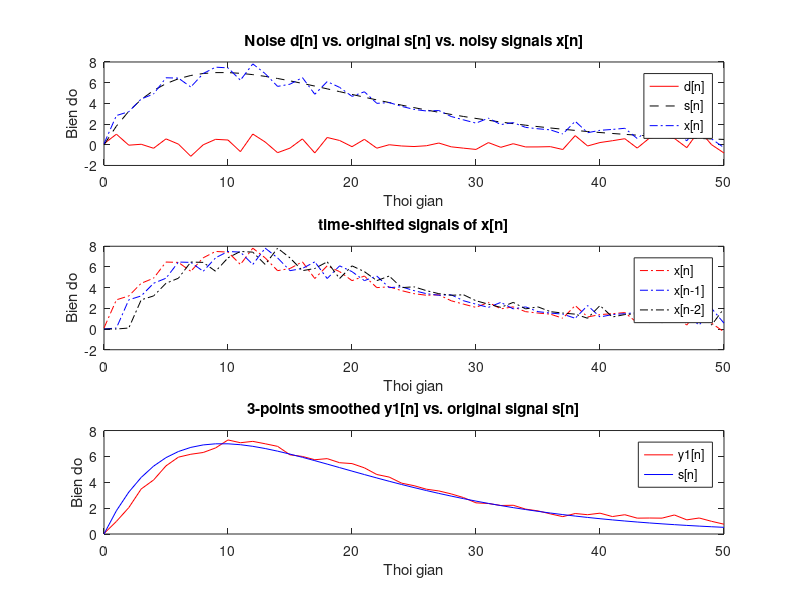
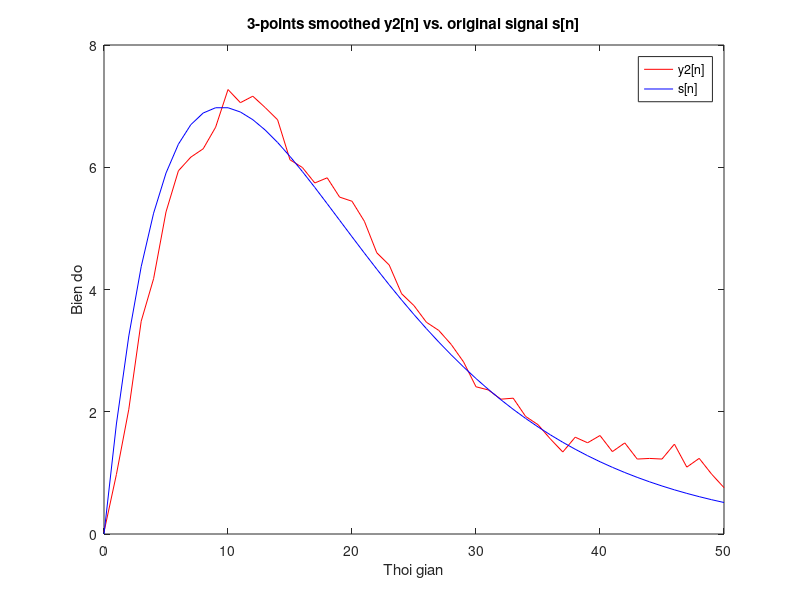
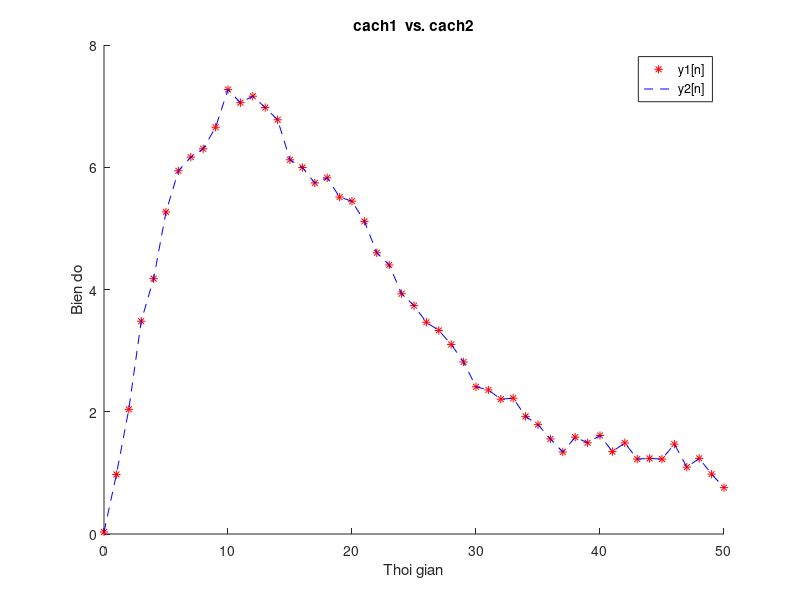
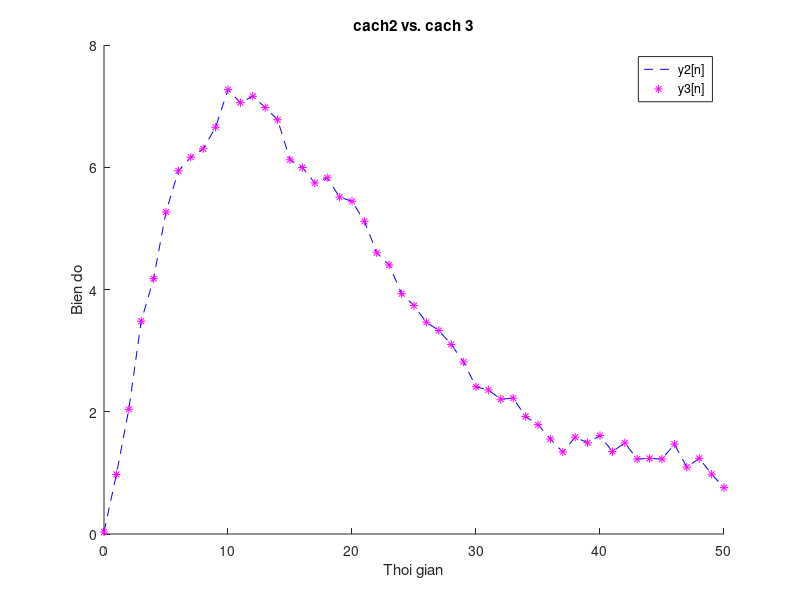

The MATLAB source for these figures, in order:
% chuong trinh lam tron 1 tin hieu de khu nhieu 
% dung bo loc lay trung binh cong 3 diem (3-points moving-averaging filter)

% co PTSP: y[n] = 1/3(x[n]+x[n-1]+x[n-2])

% sinh tin hieu bi lan voi nhieu cong (additive noise)
clear all;
clf;                            % clear figures
L = 51;                         % do dai tin hieu
n = 0:L-1;                      % bien thoi gian roi rac
d = 0.5*randn(1,L);             % sinh tin hieu Gausian noise d[n] (0.5 la bien do nhieu)
s = 2*n.*(0.9.^n);              % sinh tin hieu goc s[n] = 2n(0.9)^n
x = s + d;                      % tin hieu co nhieu x[n]=s[n]+d[n]

% problem: co tin hieu bi nhieu x[n], di khoi phuc lai tin hieu goc s[n]
figure(1)                    
hold on
subplot(3,1,1)                 
plot(n,d,'r-',n,s,'k--',n,x,'b-.'); % ve do thi d[n],s[n],x[n]
xlabel('Thoi gian');
ylabel('Bien do');
legend('d[n]','s[n]','x[n]');
title('Noise d[n] vs. original s[n] vs. noisy signals x[n]');

% cach 1: cai dat he thong bang cach dich thoi gian va tinh TBC cua 3 tin hieu
x1 = x;              % x1[n] = x[n]
x2 = [0, x(1:L-1)];    % x2[n] = x[n-1]
x3 = [0, 0, x(1:L-2)];  % x3[n] = x[n-2]

subplot(3,1,2)
% ve do thi x[n-1],x[n],x[n+1]
plot(n,x1,'r-.',n,x2,'b-.',n,x3,'k-.');
xlabel('Thoi gian');
ylabel('Bien do');
legend('x[n]','x[n-1]','x[n-2]');
title('time-shifted signals of x[n]');

% lenh cai dat he thong
y1 = 1/3*(x1+x2+x3);     
subplot(3,1,3)
% ve do thi y1[n] vs. s[n]
plot(n,y1(1:L),'r-',n,s(1:L),'b-');
xlabel('Thoi gian');
ylabel('Bien do');
legend('y1[n]','s[n]');
title('3-points smoothed y1[n] vs. original signal s[n]');

% cach 2: cai dat he thong bang cach dung ham tinh tong chap conv()
% ghep noi tiep he som 1 don vi va he lay TB cong nhan qua
h1 = 1/3 * ones(1,3);    % h[n] = [1/3, 1/3, 1/3]
y2 = conv(x1, h1);         % y2[n] = x1[n] * h[n]
% ve do thi y2[n] vs. s[n]
figure(2)
plot(n,y2(1:L),'r-',n,s(1:L),'b-');
xlabel('Thoi gian');
ylabel('Bien do');
legend('y2[n]','s[n]');
title('3-points smoothed y2[n] vs. original signal s[n]');

% ve do thi xep chong y1[n] va y2[n] de test
figure(3)
hold on
plot(n,y1(1:L),'r*',n,y2(1:L),'b--');
xlabel('Thoi gian');
ylabel('Bien do');
legend('y1[n]','y2[n]');
title('cach1  vs. cach2');


% Bo sung cach 3: su dung vong lap
% y[n] = 1/3(x[n]+x[n-1]+x[n-2])
% num = [1/3, 1/3, 1/3];
% den = [1,0,0];
% h2 = impz(num,den,L-1); => 50

M = length(h1);
N = length(x);
l = M+N-1;
y3 = zeros(1,l);
for m = 1: M
    for e = 1:N
        k=e+m-1;
        y3(k)=y3(k)+h1(m)*x(e);
    end
end

% ve do thi xep chong y2[n], y3[n] de test
figure(4)
hold on
plot(n,y2(1:L),'b--',n, y3(1:L),'m*');
xlabel('Thoi gian');
ylabel('Bien do');
legend('y2[n]', 'y3[n]');
title('cach2 vs. cach 3');

% cach 4: dung ham cai dat bo loc filter()???

%The MATLAB function y=filter(h,1,x) computes the convolution y[n] of the
%sequences h[n], 0 ? n ? M ?1 and x[n], 0 ? n ? N ?1, in the same range 0 ? n ? N ?1
%with the input sequence. In contrast, y=conv(h,x) computes the convolution in the full
%range 0 ? n ? N + M ? 2.


 num = [1/3, 1/3, 1/3];
 den = [1,0,0];

%y = filter(b,a,x) filters the input data x using a rational transfer function defined by 
%the numerator and denominator coefficients b and a.

%a(1)=>1
y4 = filter(num,den,x); % <=> moving-averaging filter (y1)


% ve do thi xep chong y3[n], y4[n] de test
figure(5);
hold on
plot(n,y3(1:L),'b--',n, y4(1:L),'b*');
xlabel('Thoi gian');
ylabel('Bien do');
legend('y3[n]', 'y4[n]');
title('cach3 vs. cach 4');






